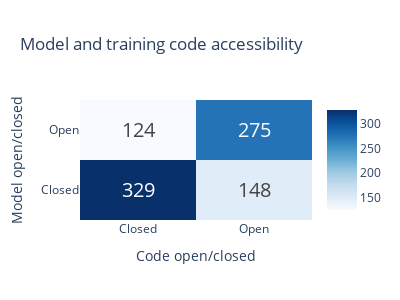

This figure's notebook cell:
### Code cell
import plotly.graph_objects as go

# Data
z = [[329, 148],
     [124, 275]]

fig = go.Figure(data=go.Heatmap(
    z=model_code_counts.values,
    x=model_code_counts.columns,
    y=model_code_counts.index,
    hoverongaps = False,
    text=z,
    texttemplate="%{text}",
    textfont={"size":20},
    colorscale='Blues'
))

fig.update_layout(
    autosize=False,
    width=400,
    height=300,
    title='Model and training code accessibility',
    xaxis_title='Code open/closed',
    yaxis_title='Model open/closed'
)

save_plot(fig, results_dir, f'model_code_accessibility_heatmap')

fig.show()

### Figure 1 — Plotly figure (JSON) as saved in the notebook; plotly's stock layout.template omitted (floating-point values rounded to 4 significant figures)
{"data": [{"colorscale": [[0, "rgb(247,251,255)"], [0.125, "rgb(222,235,247)"], [0.25, "rgb(198,219,239)"], [0.375, "rgb(158,202,225)"], [0.5, "rgb(107,174,214)"], [0.625, "rgb(66,146,198)"], [0.75, "rgb(33,113,181)"], [0.875, "rgb(8,81,156)"], [1, "rgb(8,48,107)"]], "hoverongaps": false, "text": [[329, 148], [124, 275]], "textfont": {"size": 20}, "texttemplate": "%{text}", "type": "heatmap", "x": ["Closed", "Open"], "y": ["Closed", "Open"], "z": [[329, 148], [124, 276]]}], "layout": {"autosize": false, "height": 300, "title": {"text": "Model and training code accessibility"}, "width": 400, "xaxis": {"title": {"text": "Code open/closed"}}, "yaxis": {"title": {"text": "Model open/closed"}}}}
